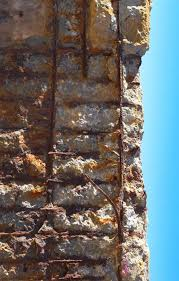
#> input picture code/Models/images.jpeg, 179 x 281 px
$ python -i sulphate_segmentation.py   (imports and definitions only)
#> lines starting #> are read from the running program, lines starting #| are printed output that depends on the picture; after the words box and inside, x2 and y2 are one past the last pixel; in counts of white or black regions, pixels touching at a corner belong together
import cv2
import numpy as np
import os

def segment_sulphate_image(image_path):
    """
    Segments white sulphate-affected regions from an image.
    Returns a segmented RGB image with only sulphate regions.
    """
#> called with image_path = '../Models/images.jpeg'
    image = cv2.imread(image_path)
#> image is the input picture: shape (281, 179, 3); mean B, G, R 106.5, 108.1, 106.7
    if image is None:
        print(f"Could not read image: {image_path}")
        return None

    image = cv2.resize(image, (512, 512))
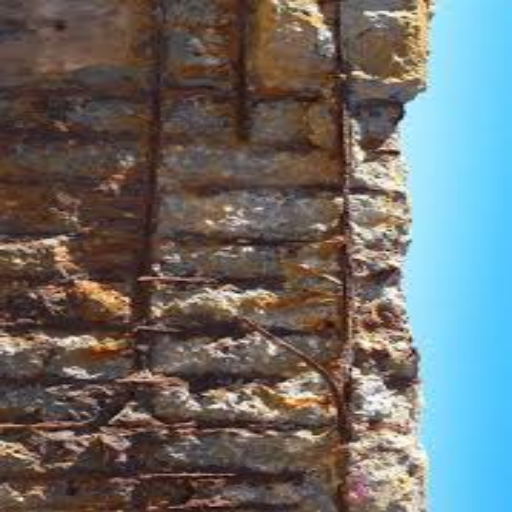
#> image: shape (512, 512, 3); mean B, G, R 106.4, 107.9, 106.6

    # Convert to LAB and apply CLAHE
    lab = cv2.cvtColor(image, cv2.COLOR_BGR2LAB)
#> lab: shape (512, 512, 3); mean of channels 0, 1, 2 114.9, 130.4, 130.6
    l, a, b = cv2.split(lab)
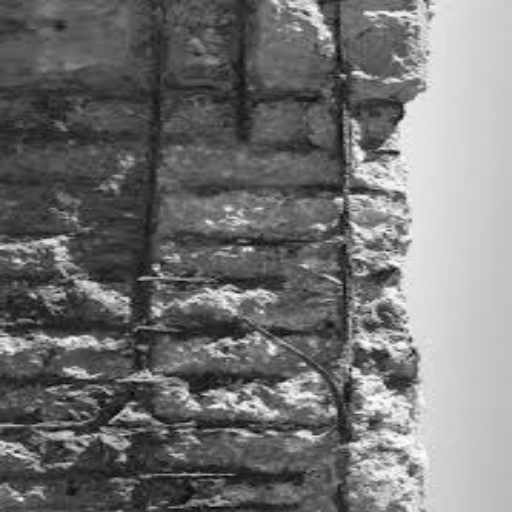
#> l: shape (512, 512); min 6, max 253, mean 114.9
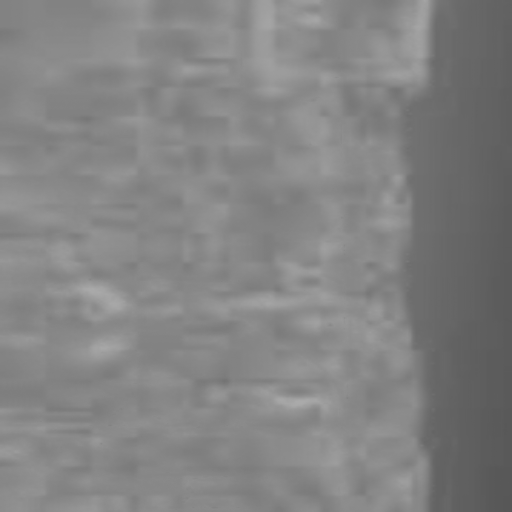
#> b: shape (512, 512); min 86, max 170, mean 130.6
    clahe = cv2.createCLAHE(clipLimit=2.0, tileGridSize=(8, 8))
    l_clahe = clahe.apply(l)
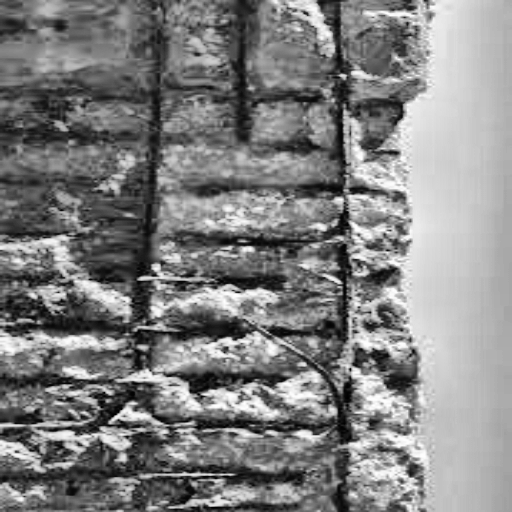
#> l_clahe: shape (512, 512); min 0, max 255, mean 128.6
    lab_clahe = cv2.merge((l_clahe, a, b))
#> lab_clahe: shape (512, 512, 3); mean of channels 0, 1, 2 128.6, 130.4, 130.6
    image_clahe = cv2.cvtColor(lab_clahe, cv2.COLOR_LAB2BGR)
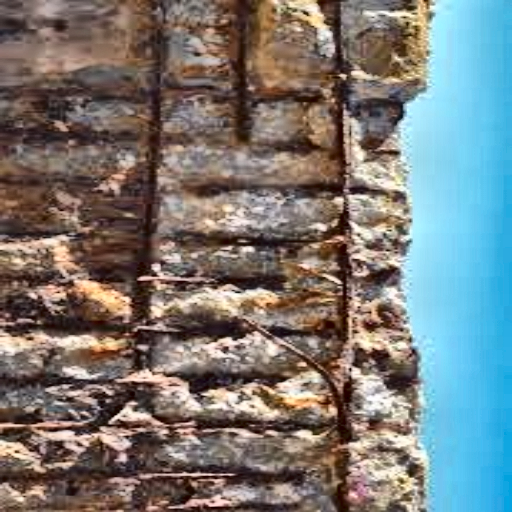
#> image_clahe: shape (512, 512, 3); mean B, G, R 119.4, 121.5, 120

    # Convert to HSV and isolate white regions
    hsv = cv2.cvtColor(image_clahe, cv2.COLOR_BGR2HSV)
#> hsv: shape (512, 512, 3); mean H, S, V 38.5, 90.6, 145.2
    lower_white = np.array([0, 0, 190])
    upper_white = np.array([180, 50, 255])
    white_mask = cv2.inRange(hsv, lower_white, upper_white)
#> white_mask: shape (512, 512); 7.8% white; 387 white regions (251 under 20 px), largest, box (x1, y1, x2, y2) and area: (344, 116, 413, 219) 1879, (351, 367, 411, 423) 1217, (191, 332, 284, 362) 877

    # Morphological cleanup
    kernel = cv2.getStructuringElement(cv2.MORPH_ELLIPSE, (5, 5))
    white_mask = cv2.morphologyEx(white_mask, cv2.MORPH_CLOSE, kernel, iterations=2)
#> white_mask: shape (512, 512); 10.9% white; 174 white regions (101 under 20 px), largest, box (x1, y1, x2, y2) and area: (335, 111, 415, 352) 5998, (344, 349, 429, 512) 5155, (117, 285, 302, 382) 3897
    white_mask = cv2.morphologyEx(white_mask, cv2.MORPH_OPEN, kernel, iterations=1)
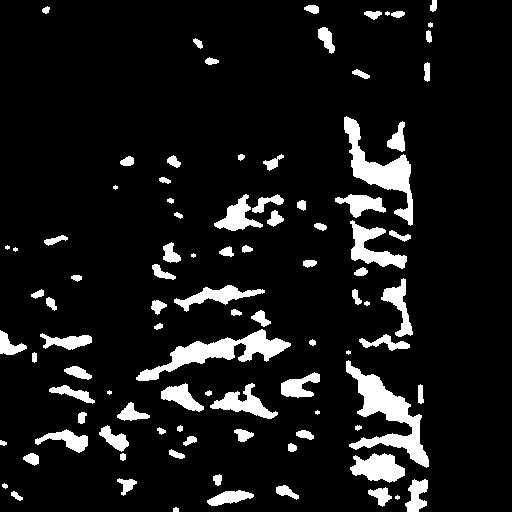
#> white_mask: shape (512, 512); 9.5% white; 95 white regions (9 under 20 px)

    # Filter small areas
    mask_clean = np.zeros_like(white_mask)
    contours, _ = cv2.findContours(white_mask, cv2.RETR_EXTERNAL, cv2.CHAIN_APPROX_SIMPLE)
#> contours = 95 contours, 14 with area under 20; largest, box (x1, y1, x2, y2) and area: (346, 360, 429, 468) 2680, (136, 329, 291, 381) 2212, (344, 116, 413, 226) 2068, (350, 220, 407, 269) 1024, (350, 453, 405, 483) 1004
    for cnt in contours:
        if cv2.contourArea(cnt) > 200:
            cv2.drawContours(mask_clean, [cnt], -1, 255, -1)
#> this loop made 95 passes
#> mask_clean: shape (512, 512); 7.4% white; 25 white regions, largest, box (x1, y1, x2, y2) and area: (346, 360, 429, 468) 2900, (136, 329, 291, 381) 2409, (344, 116, 413, 226) 2237

    # Apply mask to RGB image
    image_rgb = cv2.cvtColor(image, cv2.COLOR_BGR2RGB)
    segmented = image_rgb.copy()
    segmented[mask_clean == 0] = 0
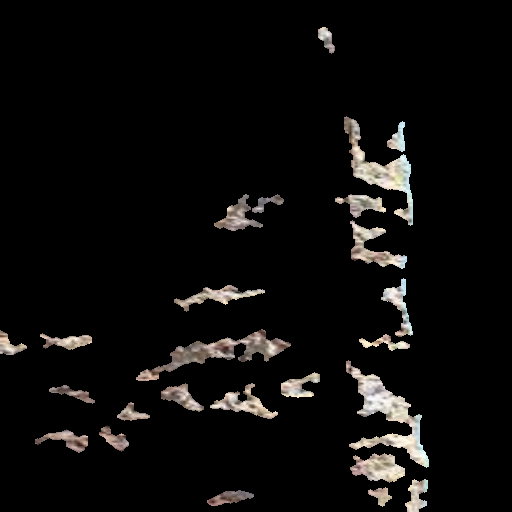
#> segmented: shape (512, 512, 3); mean R, G, B 13.4, 12.5, 11.6

    return segmented

def save_segmented_image(segmented_rgb, save_path):
    """
    Saves the segmented RGB image to the specified path.
    """
    os.makedirs(os.path.dirname(save_path), exist_ok=True)
    cv2.imwrite(save_path, cv2.cvtColor(segmented_rgb, cv2.COLOR_RGB2BGR))

>>> result = segment_sulphate_image('../Models/images.jpeg')
